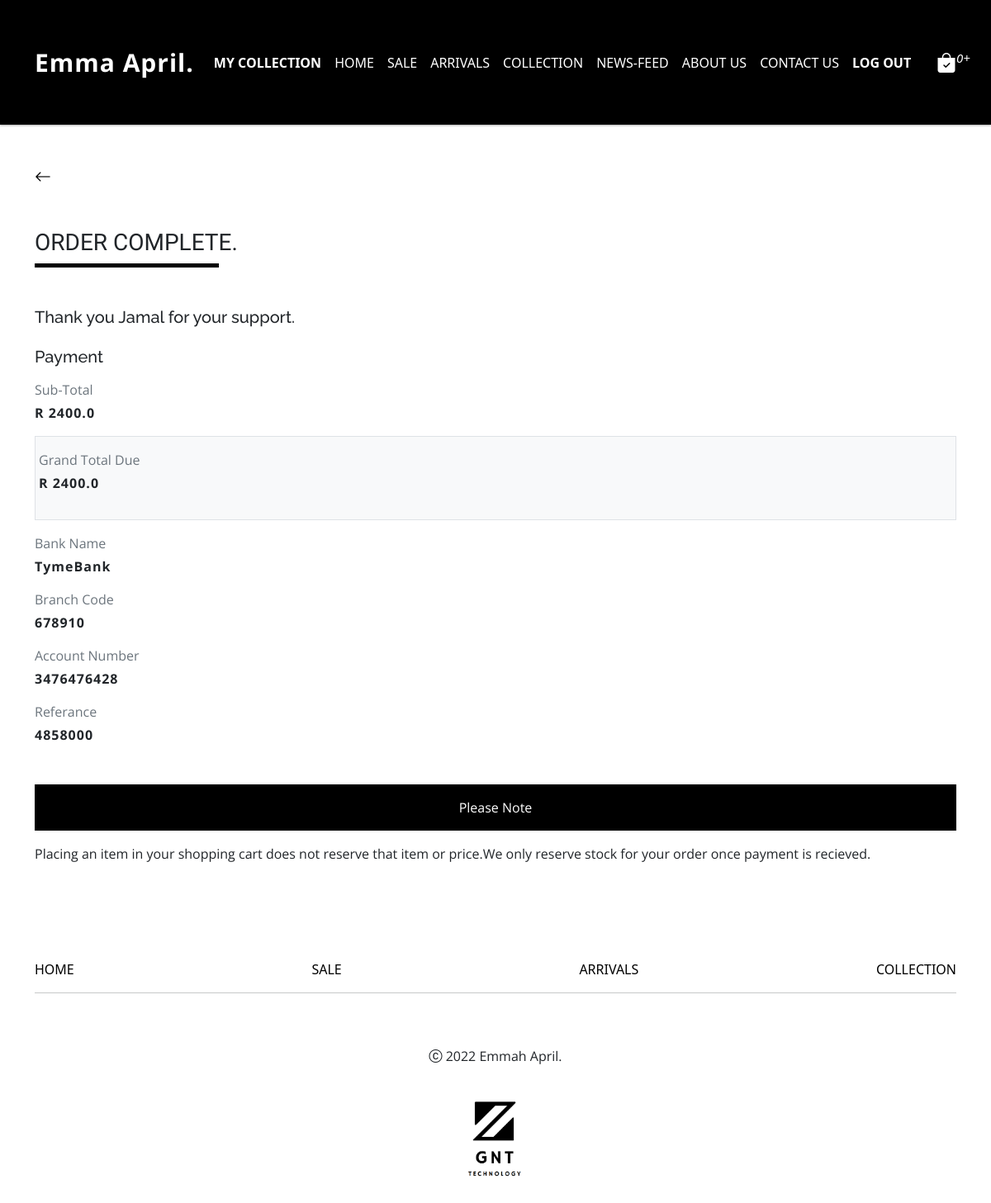
The page /complete/1 (signed in) on the database its author committed.
### client/models.py (models this page shows, shortened)
class DeliveryOption(models.Model):
    CustomerId = models.ForeignKey(CustomerModel, blank=True, null=True,on_delete=models.CASCADE,related_name="customer_order",default=None)
    UserItems = models.ManyToManyField(CartItems,related_name="user_cart",blank=True,default=None)
    Option_Picked = models.CharField(max_length=100,null=True,blank=True)
    GrandTotal = models.FloatField(null=True,blank=True)
    AmountDue = models.FloatField(null=True,blank=True)
    Name = models.CharField(max_length=300,null=True,blank=True)
    LastName = models.CharField(max_length=300,null=True,blank=True)
    Contact = models.CharField(max_length=300,null=True,blank=True)
    AltContact = models.CharField(max_length=300,null=True,blank=True)
    Email = models.CharField(max_length=300,null=True,blank=True)
    ComplexDetails = models.CharField(max_length=300,null=True,blank=True)
    Street = models.CharField(max_length=300,null=True,blank=True)
    Suburb = models.CharField(max_length=300,null=True,blank=True)
    City = models.CharField(max_length=300,null=True,blank=True)
    Province = models.CharField(max_length=300,null=True,blank=True)
    PostalCode = models.CharField(max_length=300,null=True,blank=True)
    object_Name = models.CharField(max_length=300,null=True,blank=True)
    customer_ref = models.CharField(max_length=100,null=True,blank=True,unique=True)
    paxiPackageId = models.CharField(max_length=100,null=True,blank=True)
    deliveryFee = models.FloatField(null=True,blank=True)
    addressLine1 = models.CharField(max_length=300,null=True,blank=True)
    addressLine2 = models.CharField(max_length=300,null=True,blank=True)
    addressLine3 = models.CharField(max_length=300,null=True,blank=True)
    addressLine4 = models.CharField(max_length=300,null=True,blank=True)
    addressLine5 = models.CharField(max_length=300,null=True,blank=True)
    addressLine6 = models.CharField(max_length=300,null=True,blank=True)
    addressLine7 = models.CharField(max_length=300,null=True,blank=True)
    order_date = models.DateField(auto_now_add=True, null=True)
    date_created = models.DateTimeField(auto_now_add=True, null=True)

### client/views.py (the view)
# urls.py: path('complete/<int:item_id>',views.CompleteOrder,name='complete'),
def CompleteOrder(request,item_id):
    customerReference = DeliveryOption.objects.get(id = item_id)
    current_user = request.user
    customerInstance = CustomerModel.objects.get(user = current_user)
    cartCount = CartItems.objects.filter( Q(satus = "cart") & Q(CustomerId = customerInstance)).count()
    context = {
        "customerReference" : customerReference,
        "cartCount" : cartCount
    }
    return render(request,'client/complete.html',context)

### client/templates/client/complete.html (shortened to what this page needs)
{% extends 'client/base.html' %} {% load static %} {% block content %}
{% include 'partials/navbar.html'%}
<section class="container mt-5">
  <a role="button" onclick="history.back()" style="color: black">
    <i class="bi bi-arrow-left" style="font-size: 20px"></i>
  </a>
  <h3 class="heading_style mt-5">ORDER COMPLETE.</h3>
  <div
    class="mb-5"
    style="height: 5px; width: 20%; background-color: black"
  ></div>
</section>
<section class="container mt-5">
  <h5 class="headings-bold fonts">Thank you Jamal for your support.</h5>
  <h5 class="mb-3 mt-4 headings-bold">Payment</h5>
  <p class="mb-1 text-secondary">Sub-Total</p>
  <p class="fw-bold" style="letter-spacing: 1px">
    R <span>{{customerReference.GrandTotal}}</span>
  </p>
  <div class="px-1 py-3 border bg-light my-3">
    <p class="mb-1 text-secondary">Grand Total Due</p>
    <p class="fw-bold" style="letter-spacing: 1px">
      R <span>{{customerReference.AmountDue}}</span>
    </p>
  </div>
  <p class="mb-1 text-secondary">Bank Name</p>
  <p class="fw-bold" style="letter-spacing: 1px">TymeBank</p>
  <p class="mb-1 text-secondary">Branch Code</p>
  <p class="fw-bold" style="letter-spacing: 1px">678910</p>
  <p class="mb-1 text-secondary">Account Number</p>
  <p class="fw-bold" style="letter-spacing: 1px">3476476428</p>
  <p class="mb-1 text-secondary">Referance</p>
  <p class="fw-bold" style="letter-spacing: 1px">
    {{customerReference.customer_ref}}
  </p>
</section>
<section class="mt-5 container">
  <center>
    <p class="mb-3 bg-black text-white py-3">Please Note</p>
  </center>
  <p>
    Placing an item in your shopping cart does not reserve that item or price.We
    only reserve stock for your order once payment is recieved.
  </p>
</section>
<div class="content_divider"></div>
<section>{% include 'partials/footer.html'%}</section>
{% endblock %}

### static/CSS/main.css (style rules this page uses)
:root { --primary-color: darkblue; }
.content_divider { height: 100px; width: 100%; }
p { font-family: "Open Sans", sans-serif; }

### static/CSS/index.css (style rules this page uses)
.heading_style { font-family: "Tenor Sans", sans-serif; }
.headings-bold { font-family: "Raleway", sans-serif; }

### static/CSS/saleCollection.css (style rules this page uses)
.heading_style { font-family: "Tenor Sans", sans-serif; }

### client/templates/partials/footer.html (style rules this page uses)
a { text-decoration: none; color: black; }

### rows shown on the page
DeliveryOption: GrandTotal "2400.0", AmountDue "2400.0", customer_ref "4858000"

### other values the page prints
{{ cartCount }} "0"
